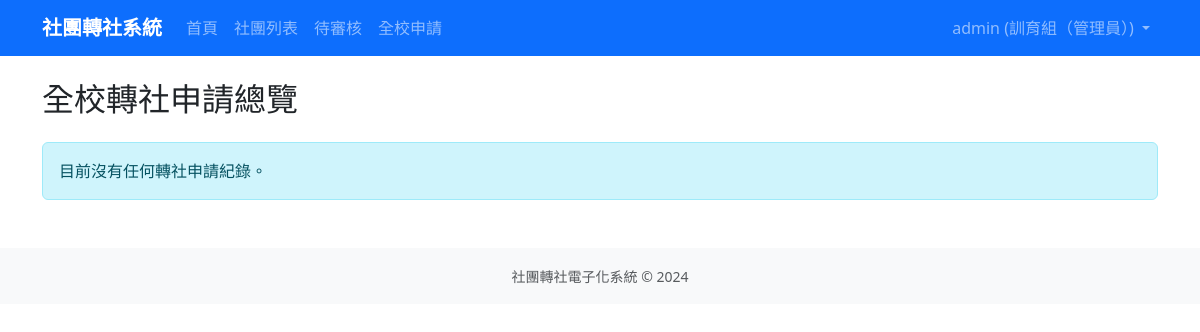
Page /transfers/all-requests/ (signed in) on the earlier database version.
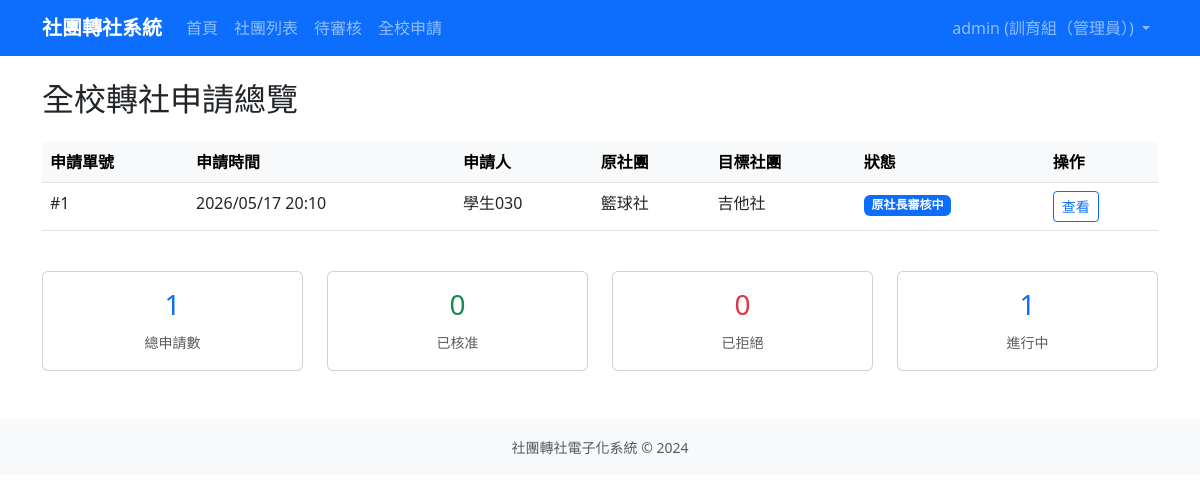
Same page on the later database version.
### accounts/models.py (models this page shows, shortened)
class User(AbstractUser):
    ROLE_CHOICES = [
        ('student', '學生'),
        ('president', '社長'),
        ('teacher', '指導老師'),
        ('admin', '訓育組（管理員）'),
    ]
    role = models.CharField(
        max_length=20,
        choices=ROLE_CHOICES,
        default='student',
        verbose_name='身分組'
    )
    student_id = models.CharField(
        max_length=20,
        blank=True,
        verbose_name='學號'
    )
    club = models.ForeignKey(
        'clubs.Club',
        on_delete=models.SET_NULL,
        null=True,
        blank=True,
        verbose_name='所屬社團',
        related_name='members'
    )
    phone = models.CharField(max_length=20, blank=True, verbose_name='電話')
    class Meta:
        verbose_name = '使用者'
        verbose_name_plural = '使用者'
    def is_admin(self):
        return self.role == 'admin'

### transfers/models.py (models this page shows, shortened)
class TransferRequest(models.Model):
    STATUS_CHOICES = [
        ('draft', '草稿'),
        ('orig_president_pending', '原社長審核中'),
        ('orig_teacher_pending', '原指導老師審核中'),
        ('new_president_pending', '新社長審核中'),
        ('new_teacher_pending', '新指導老師審核中'),
        ('admin_pending', '訓育組審核中'),
        ('approved', '已核准'),
        ('rejected', '已拒絕'),
        ('returned', '退回重選'),
    ]
    student = models.ForeignKey(
        settings.AUTH_USER_MODEL,
        on_delete=models.CASCADE,
        related_name='transfer_requests',
        verbose_name='申請學生'
    )
    original_club = models.ForeignKey(
        'clubs.Club',
        on_delete=models.CASCADE,
        related_name='transfer_out_requests',
        verbose_name='原社團'
    )
    target_club = models.ForeignKey(
        'clubs.Club',
        on_delete=models.CASCADE,
        related_name='transfer_in_requests',
        verbose_name='目標社團'
    )
    status = models.CharField(
        max_length=30,
        choices=STATUS_CHOICES,
        default='orig_president_pending',
        verbose_name='狀態'
    )
    reason = models.TextField(blank=True, verbose_name='轉社原因')
    created_at = models.DateTimeField(auto_now_add=True, verbose_name='申請時間')
    updated_at = models.DateTimeField(auto_now=True, verbose_name='更新時間')
    completed_at = models.DateTimeField(null=True, blank=True, verbose_name='完成時間')
    class Meta:
        verbose_name = '轉社申請單'
        verbose_name_plural = '轉社申請單'
        ordering = ['-created_at']

### clubs/models.py (models this page shows, shortened)
class Club(models.Model):
    CATEGORY_CHOICES = [
        ('academic', '學術類'),
        ('arts', '藝文類'),
        ('performance', '藝能類'),
        ('recreation', '康輔類'),
        ('sports', '體育類'),
    ]
    code = models.CharField(max_length=10, unique=True, null=True, blank=True, verbose_name='社團代號')
    name = models.CharField(max_length=100, verbose_name='社團名稱')
    teacher = models.CharField(max_length=50, default='', verbose_name='指導老師')
    president = models.CharField(max_length=50, default='', verbose_name='社長')
    location = models.CharField(max_length=100, blank=True, verbose_name='社課場地')
    category = models.CharField(max_length=20, choices=CATEGORY_CHOICES, blank=True, verbose_name='類別')
    description = models.TextField(blank=True, verbose_name='社團描述')
    max_members = models.PositiveIntegerField(default=30, verbose_name='人數上限')
    current_members = models.PositiveIntegerField(default=0, verbose_name='現有人數')
    is_active = models.BooleanField(default=True, verbose_name='啟用中')
    created_at = models.DateTimeField(auto_now_add=True, verbose_name='建立時間')
    updated_at = models.DateTimeField(auto_now=True, verbose_name='更新時間')
    class Meta:
        verbose_name = '社團'
        verbose_name_plural = '社團'
        ordering = ['name']

### transfers/views.py (the view)
# urls.py: path('all-requests/', views.AllRequestsView.as_view(), name='all_requests'),
class AllRequestsView(LoginRequiredMixin, AdminRequiredMixin, ListView):
    model = TransferRequest
    template_name = 'transfers/all_requests.html'
    context_object_name = 'requests'
    def get_queryset(self):
        return TransferRequest.objects.all().select_related(
            'student', 'original_club', 'target_club'
        )
    def get_context_data(self, **kwargs):
        context = super().get_context_data(**kwargs)
        all_requests = TransferRequest.objects.all()
        context['total_count'] = all_requests.count()
        context['approved_count'] = all_requests.filter(status='approved').count()
        context['rejected_count'] = all_requests.filter(status='rejected').count()
        context['in_progress_count'] = all_requests.exclude(
            status__in=['approved', 'rejected']
        ).count()
        return context

### transfers/views.py (called while the page is built)
    def test_func(self):
        return self.request.user.is_admin()

### templates/transfers/all_requests.html (shortened to what this page needs)
{% extends 'base.html' %}
{% block content %}
<h2 class="mb-4">全校轉社申請總覽</h2>
{% if requests %}
<div class="table-responsive">
    <table class="table table-hover">
        <thead class="table-light">
            <tr>
                <th>申請單號</th>
                <th>申請時間</th>
                <th>申請人</th>
                <th>原社團</th>
                <th>目標社團</th>
                <th>狀態</th>
                <th>操作</th>
            </tr>
        </thead>
        <tbody>
            {% for req in requests %}
            <tr>
                <td>#{{ req.id }}</td>
                <td>{{ req.created_at|date:"Y/m/d H:i" }}</td>
                <td>{{ req.student.get_full_name|default:req.student.username }}</td>
                <td>{{ req.original_club.name }}</td>
                <td>{{ req.target_club.name }}</td>
                <td>
                    {% if req.status == 'approved' %}
                        <span class="badge bg-success">{{ req.get_status_display }}</span>
                    {% elif req.status == 'rejected' %}
                        <span class="badge bg-danger">{{ req.get_status_display }}</span>
                    {% elif req.status == 'returned' %}
                        <span class="badge bg-warning text-dark">{{ req.get_status_display }}</span>
                    {% elif req.status == 'admin_pending' %}
                        <span class="badge bg-info">{{ req.get_status_display }}</span>
                    {% else %}
                        <span class="badge bg-primary">{{ req.get_status_display }}</span>
                    {% endif %}
                </td>
                <td>
                    <a href="{% url 'request_detail' req.pk %}" class="btn btn-sm btn-outline-primary">查看</a>
                </td>
            </tr>
            {% endfor %}
        </tbody>
    </table>
</div>
<div class="row mt-4">
    <div class="col-md-3">
        <div class="card text-center">
            <div class="card-body">
                <h3 class="text-primary">{{ total_count }}</h3>
                <small class="text-muted">總申請數</small>
            </div>
        </div>
    </div>
    <div class="col-md-3">
        <div class="card text-center">
            <div class="card-body">
                <h3 class="text-success">{{ approved_count }}</h3>
                <small class="text-muted">已核准</small>
            </div>
        </div>
    </div>
    <div class="col-md-3">
        <div class="card text-center">
            <div class="card-body">
                <h3 class="text-danger">{{ rejected_count }}</h3>
                <small class="text-muted">已拒絕</small>
            </div>
        </div>
    </div>
    <div class="col-md-3">
        <div class="card text-center">
            <div class="card-body">
                <h3 class="text-primary">{{ in_progress_count }}</h3>
                <small class="text-muted">進行中</small>
            </div>
        </div>
    </div>
</div>
{% else %}
<div class="alert alert-info">目前沒有任何轉社申請紀錄。</div>
{% endif %}
{% endblock %}

### templates/base.html (shortened to what this page needs)
<!DOCTYPE html>
<html lang="zh-TW">
<head>
    <link href="https://cdn.jsdelivr.net/npm/bootstrap@5.3.0/dist/css/bootstrap.min.css" rel="stylesheet">
</head>
<body>
    <nav class="navbar navbar-expand-lg navbar-dark bg-primary">
        <div class="container">
            <a class="navbar-brand" href="{% url 'home' %}">社團轉社系統</a>
            <div class="collapse navbar-collapse" id="navbarNav">
                <ul class="navbar-nav me-auto">
                    <li class="nav-item">
                        <a class="nav-link" href="{% url 'home' %}">首頁</a>
                    </li>
                    <li class="nav-item">
                        <a class="nav-link" href="{% url 'club_list' %}">社團列表</a>
                    </li>
                    {% if user.is_authenticated %}
                        {% if user.role == 'president' or user.role == 'teacher' or user.role == 'admin' %}
                            <li class="nav-item">
                                <a class="nav-link" href="{% url 'pending_approvals' %}">待審核</a>
                            </li>
                        {% endif %}
                        {% if user.role == 'admin' %}
                            <li class="nav-item">
                                <a class="nav-link" href="{% url 'all_requests' %}">全校申請</a>
                            </li>
                        {% endif %}
                    {% endif %}
                </ul>
                <ul class="navbar-nav">
                    {% if user.is_authenticated %}
                        <li class="nav-item dropdown">
                            <a class="nav-link dropdown-toggle" href="#" role="button" data-bs-toggle="dropdown">
                                {{ user.get_full_name|default:user.username }} ({{ user.get_role_display }})
                            </a>
                        </li>
                    {% else %}
                        <li class="nav-item">
                            <a class="nav-link" href="{% url 'login' %}">登入</a>
                        </li>
                    {% endif %}
                </ul>
            </div>
        </div>
    </nav>
    <main class="container my-4">
        {% block content %}{% endblock %}
    </main>
    <footer class="bg-light py-3 mt-5">
        <div class="container text-center text-muted">
            <small>社團轉社電子化系統 &copy; 2024</small>
        </div>
    </footer>
</body>
</html>

### templates/base.html (style rules this page uses)
.navbar-brand { font-weight: bold; }

Differences in the rows shown:
added TransferRequest: id "1", created_at "2026/05/17 20:10", student.get_full_name "學生030", original_club.name "籃球社", target_club.name "吉他社", status "原社長審核中"
Other differences:
{{ total_count }}: (not shown) → "1"
{{ approved_count }}: (not shown) → "0"
{{ rejected_count }}: (not shown) → "0"
{{ in_progress_count }}: (not shown) → "1"
text no longer shown: "目前沒有任何轉社申請紀錄。"
text now shown: "申請單號 申請時間 申請人 原社團 目標社團 狀態 操作 總申請數 已核准 已拒絕 進行中"
